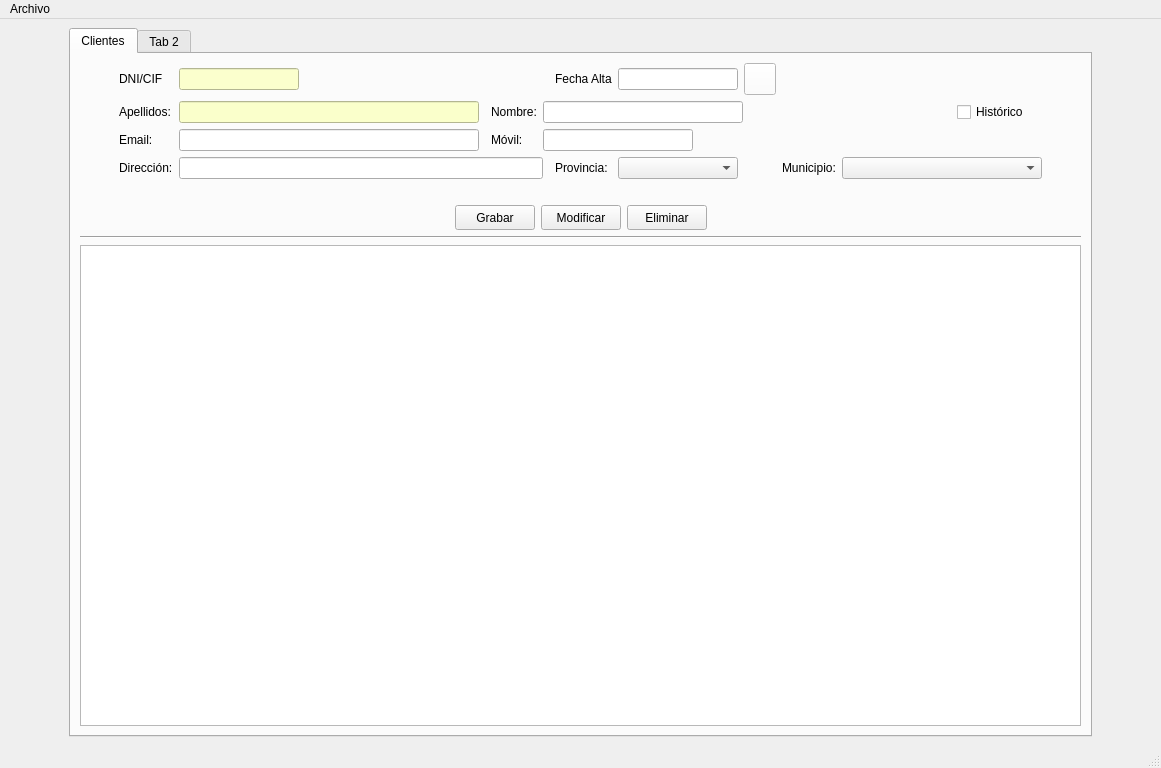
<?xml version="1.0" encoding="UTF-8"?>
<ui version="4.0">
 <class>ventPrincipal</class>
 <widget class="QMainWindow" name="ventPrincipal">
  <property name="geometry">
   <rect>
    <x>0</x>
    <y>0</y>
    <width>1161</width>
    <height>768</height>
   </rect>
  </property>
  <property name="maximumSize">
   <size>
    <width>16777215</width>
    <height>16777215</height>
   </size>
  </property>
  <property name="windowTitle">
   <string>InmoTeis</string>
  </property>
  <property name="windowIcon">
   <iconset>
    <normaloff>img/home_icon-icons.com_73532.ico</normaloff>img/home_icon-icons.com_73532.ico</iconset>
  </property>
  <widget class="QWidget" name="centralwidget">
   <layout class="QGridLayout" name="gridLayout_2">
    <item row="0" column="0">
     <spacer name="horizontalSpacer_7">
      <property name="orientation">
       <enum>Qt::Horizontal</enum>
      </property>
      <property name="sizeType">
       <enum>QSizePolicy::Fixed</enum>
      </property>
      <property name="sizeHint" stdset="0">
       <size>
        <width>60</width>
        <height>20</height>
       </size>
      </property>
     </spacer>
    </item>
    <item row="0" column="3">
     <spacer name="horizontalSpacer_8">
      <property name="orientation">
       <enum>Qt::Horizontal</enum>
      </property>
      <property name="sizeType">
       <enum>QSizePolicy::Fixed</enum>
      </property>
      <property name="sizeHint" stdset="0">
       <size>
        <width>60</width>
        <height>20</height>
       </size>
      </property>
     </spacer>
    </item>
    <item row="0" column="1">
     <widget class="QTabWidget" name="panPrincipal">
      <property name="styleSheet">
       <string notr="true"/>
      </property>
      <property name="currentIndex">
       <number>0</number>
      </property>
      <widget class="QWidget" name="PesClientes">
       <attribute name="title">
        <string>Clientes</string>
       </attribute>
       <layout class="QVBoxLayout" name="verticalLayout">
        <item>
         <layout class="QGridLayout" name="gridLayout">
          <item row="3" column="10">
           <widget class="QLabel" name="lblMuniCli">
            <property name="text">
             <string>Municipio:</string>
            </property>
           </widget>
          </item>
          <item row="2" column="5" colspan="4">
           <widget class="QLineEdit" name="txtMovilCli">
            <property name="minimumSize">
             <size>
              <width>150</width>
              <height>0</height>
             </size>
            </property>
            <property name="maximumSize">
             <size>
              <width>150</width>
              <height>16777215</height>
             </size>
            </property>
           </widget>
          </item>
          <item row="1" column="5" colspan="7">
           <widget class="QLineEdit" name="txtDNomCli">
            <property name="minimumSize">
             <size>
              <width>200</width>
              <height>0</height>
             </size>
            </property>
            <property name="maximumSize">
             <size>
              <width>200</width>
              <height>16777215</height>
             </size>
            </property>
           </widget>
          </item>
          <item row="2" column="1">
           <widget class="QLabel" name="lblEmailCli">
            <property name="text">
             <string>Email:</string>
            </property>
           </widget>
          </item>
          <item row="2" column="2">
           <widget class="QLineEdit" name="txtEmailCli">
            <property name="minimumSize">
             <size>
              <width>300</width>
              <height>0</height>
             </size>
            </property>
            <property name="maximumSize">
             <size>
              <width>450</width>
              <height>16777215</height>
             </size>
            </property>
           </widget>
          </item>
          <item row="3" column="8">
           <widget class="QComboBox" name="cmbProCli">
            <property name="minimumSize">
             <size>
              <width>120</width>
              <height>0</height>
             </size>
            </property>
            <property name="maximumSize">
             <size>
              <width>120</width>
              <height>16777215</height>
             </size>
            </property>
           </widget>
          </item>
          <item row="3" column="11" colspan="2">
           <widget class="QComboBox" name="cmbMuniCli">
            <property name="minimumSize">
             <size>
              <width>200</width>
              <height>0</height>
             </size>
            </property>
           </widget>
          </item>
          <item row="1" column="12" alignment="Qt::AlignHCenter">
           <widget class="QCheckBox" name="chkHistoriaCli">
            <property name="text">
             <string>Histórico</string>
            </property>
           </widget>
          </item>
          <item row="3" column="9">
           <spacer name="horizontalSpacer_4">
            <property name="orientation">
             <enum>Qt::Horizontal</enum>
            </property>
            <property name="sizeType">
             <enum>QSizePolicy::Expanding</enum>
            </property>
            <property name="sizeHint" stdset="0">
             <size>
              <width>20</width>
              <height>20</height>
             </size>
            </property>
           </spacer>
          </item>
          <item row="2" column="3">
           <spacer name="horizontalSpacer_2">
            <property name="orientation">
             <enum>Qt::Horizontal</enum>
            </property>
            <property name="sizeType">
             <enum>QSizePolicy::Expanding</enum>
            </property>
            <property name="sizeHint" stdset="0">
             <size>
              <width>20</width>
              <height>20</height>
             </size>
            </property>
           </spacer>
          </item>
          <item row="0" column="1">
           <widget class="QLabel" name="lblDniCli">
            <property name="text">
             <string>DNI/CIF</string>
            </property>
           </widget>
          </item>
          <item row="1" column="3">
           <spacer name="horizontalSpacer_3">
            <property name="orientation">
             <enum>Qt::Horizontal</enum>
            </property>
            <property name="sizeType">
             <enum>QSizePolicy::Expanding</enum>
            </property>
            <property name="sizeHint" stdset="0">
             <size>
              <width>20</width>
              <height>20</height>
             </size>
            </property>
           </spacer>
          </item>
          <item row="0" column="2">
           <widget class="QLineEdit" name="txtDniCli">
            <property name="minimumSize">
             <size>
              <width>120</width>
              <height>0</height>
             </size>
            </property>
            <property name="maximumSize">
             <size>
              <width>120</width>
              <height>16777215</height>
             </size>
            </property>
            <property name="styleSheet">
             <string notr="true">background-color: rgb(251, 255, 205);</string>
            </property>
            <property name="alignment">
             <set>Qt::AlignCenter</set>
            </property>
           </widget>
          </item>
          <item row="1" column="2">
           <widget class="QLineEdit" name="txtApelCli">
            <property name="minimumSize">
             <size>
              <width>300</width>
              <height>0</height>
             </size>
            </property>
            <property name="maximumSize">
             <size>
              <width>450</width>
              <height>16777215</height>
             </size>
            </property>
            <property name="styleSheet">
             <string notr="true">background-color: rgb(250, 255, 203);</string>
            </property>
           </widget>
          </item>
          <item row="1" column="1">
           <widget class="QLabel" name="lblApelCli">
            <property name="text">
             <string>Apellidos:</string>
            </property>
           </widget>
          </item>
          <item row="3" column="1">
           <widget class="QLabel" name="lblDirCLi">
            <property name="text">
             <string>Dirección:</string>
            </property>
           </widget>
          </item>
          <item row="3" column="2" colspan="4">
           <widget class="QLineEdit" name="txtDirCli">
            <property name="minimumSize">
             <size>
              <width>360</width>
              <height>0</height>
             </size>
            </property>
            <property name="maximumSize">
             <size>
              <width>1200</width>
              <height>16777215</height>
             </size>
            </property>
           </widget>
          </item>
          <item row="3" column="7">
           <widget class="QLabel" name="lblProCli">
            <property name="text">
             <string>Provincia:</string>
            </property>
           </widget>
          </item>
          <item row="2" column="4">
           <widget class="QLabel" name="lblMovilCli">
            <property name="text">
             <string>Móvil:</string>
            </property>
           </widget>
          </item>
          <item row="1" column="4">
           <widget class="QLabel" name="lblNomCli">
            <property name="text">
             <string>Nombre:</string>
            </property>
           </widget>
          </item>
          <item row="3" column="6">
           <spacer name="horizontalSpacer">
            <property name="orientation">
             <enum>Qt::Horizontal</enum>
            </property>
            <property name="sizeType">
             <enum>QSizePolicy::Expanding</enum>
            </property>
            <property name="sizeHint" stdset="0">
             <size>
              <width>20</width>
              <height>20</height>
             </size>
            </property>
           </spacer>
          </item>
          <item row="0" column="0" rowspan="4">
           <spacer name="horizontalSpacer_11">
            <property name="orientation">
             <enum>Qt::Horizontal</enum>
            </property>
            <property name="sizeHint" stdset="0">
             <size>
              <width>60</width>
              <height>20</height>
             </size>
            </property>
           </spacer>
          </item>
          <item row="0" column="13" rowspan="4">
           <spacer name="horizontalSpacer_9">
            <property name="orientation">
             <enum>Qt::Horizontal</enum>
            </property>
            <property name="sizeHint" stdset="0">
             <size>
              <width>60</width>
              <height>20</height>
             </size>
            </property>
           </spacer>
          </item>
          <item row="0" column="7">
           <widget class="QLabel" name="lblAltaCli">
            <property name="text">
             <string>Fecha Alta</string>
            </property>
           </widget>
          </item>
          <item row="0" column="8">
           <widget class="QLineEdit" name="txtAltaCli">
            <property name="maximumSize">
             <size>
              <width>16777215</width>
              <height>16777215</height>
             </size>
            </property>
            <property name="alignment">
             <set>Qt::AlignCenter</set>
            </property>
           </widget>
          </item>
          <item row="0" column="9">
           <widget class="QPushButton" name="btnCalendarCli">
            <property name="minimumSize">
             <size>
              <width>32</width>
              <height>32</height>
             </size>
            </property>
            <property name="maximumSize">
             <size>
              <width>32</width>
              <height>32</height>
             </size>
            </property>
            <property name="styleSheet">
             <string notr="true">background-color: rgb(255, 255, 255);</string>
            </property>
            <property name="text">
             <string/>
            </property>
            <property name="icon">
             <iconset>
              <normaloff>img/calendar.ico</normaloff>img/calendar.ico</iconset>
            </property>
            <property name="iconSize">
             <size>
              <width>21</width>
              <height>21</height>
             </size>
            </property>
           </widget>
          </item>
         </layout>
        </item>
        <item>
         <spacer name="verticalSpacer">
          <property name="orientation">
           <enum>Qt::Vertical</enum>
          </property>
          <property name="sizeType">
           <enum>QSizePolicy::Fixed</enum>
          </property>
          <property name="sizeHint" stdset="0">
           <size>
            <width>20</width>
            <height>20</height>
           </size>
          </property>
         </spacer>
        </item>
        <item>
         <layout class="QHBoxLayout" name="horizontalLayout_2">
          <item>
           <spacer name="horizontalSpacer_6">
            <property name="orientation">
             <enum>Qt::Horizontal</enum>
            </property>
            <property name="sizeHint" stdset="0">
             <size>
              <width>328</width>
              <height>20</height>
             </size>
            </property>
           </spacer>
          </item>
          <item>
           <layout class="QHBoxLayout" name="horizontalLayout">
            <item alignment="Qt::AlignHCenter">
             <widget class="QPushButton" name="btnGrabarCli">
              <property name="minimumSize">
               <size>
                <width>80</width>
                <height>25</height>
               </size>
              </property>
              <property name="maximumSize">
               <size>
                <width>80</width>
                <height>25</height>
               </size>
              </property>
              <property name="text">
               <string>Grabar</string>
              </property>
             </widget>
            </item>
            <item alignment="Qt::AlignHCenter">
             <widget class="QPushButton" name="btnModifiCli">
              <property name="minimumSize">
               <size>
                <width>80</width>
                <height>25</height>
               </size>
              </property>
              <property name="maximumSize">
               <size>
                <width>80</width>
                <height>25</height>
               </size>
              </property>
              <property name="text">
               <string>Modificar</string>
              </property>
             </widget>
            </item>
            <item alignment="Qt::AlignHCenter">
             <widget class="QPushButton" name="btnDelCli_2">
              <property name="minimumSize">
               <size>
                <width>80</width>
                <height>25</height>
               </size>
              </property>
              <property name="maximumSize">
               <size>
                <width>80</width>
                <height>25</height>
               </size>
              </property>
              <property name="text">
               <string>Eliminar</string>
              </property>
             </widget>
            </item>
           </layout>
          </item>
          <item>
           <spacer name="horizontalSpacer_5">
            <property name="orientation">
             <enum>Qt::Horizontal</enum>
            </property>
            <property name="sizeHint" stdset="0">
             <size>
              <width>348</width>
              <height>20</height>
             </size>
            </property>
           </spacer>
          </item>
         </layout>
        </item>
        <item>
         <widget class="Line" name="line">
          <property name="orientation">
           <enum>Qt::Horizontal</enum>
          </property>
         </widget>
        </item>
        <item>
         <widget class="QTableWidget" name="tablaClientes">
          <property name="autoFillBackground">
           <bool>false</bool>
          </property>
         </widget>
        </item>
       </layout>
      </widget>
      <widget class="QWidget" name="PesConstruct">
       <attribute name="title">
        <string>Tab 2</string>
       </attribute>
       <widget class="QLabel" name="label">
        <property name="geometry">
         <rect>
          <x>390</x>
          <y>280</y>
          <width>121</width>
          <height>41</height>
         </rect>
        </property>
        <property name="text">
         <string>Panel en construcción</string>
        </property>
       </widget>
      </widget>
     </widget>
    </item>
   </layout>
  </widget>
  <widget class="QMenuBar" name="menubar">
   <property name="geometry">
    <rect>
     <x>0</x>
     <y>0</y>
     <width>1161</width>
     <height>21</height>
    </rect>
   </property>
   <widget class="QMenu" name="menuSalir">
    <property name="title">
     <string>Archivo</string>
    </property>
    <addaction name="actionSalir"/>
   </widget>
   <addaction name="menuSalir"/>
  </widget>
  <widget class="QStatusBar" name="statusbar"/>
  <action name="actionSalir">
   <property name="text">
    <string>Salir</string>
   </property>
  </action>
 </widget>
 <resources/>
 <connections/>
</ui>
